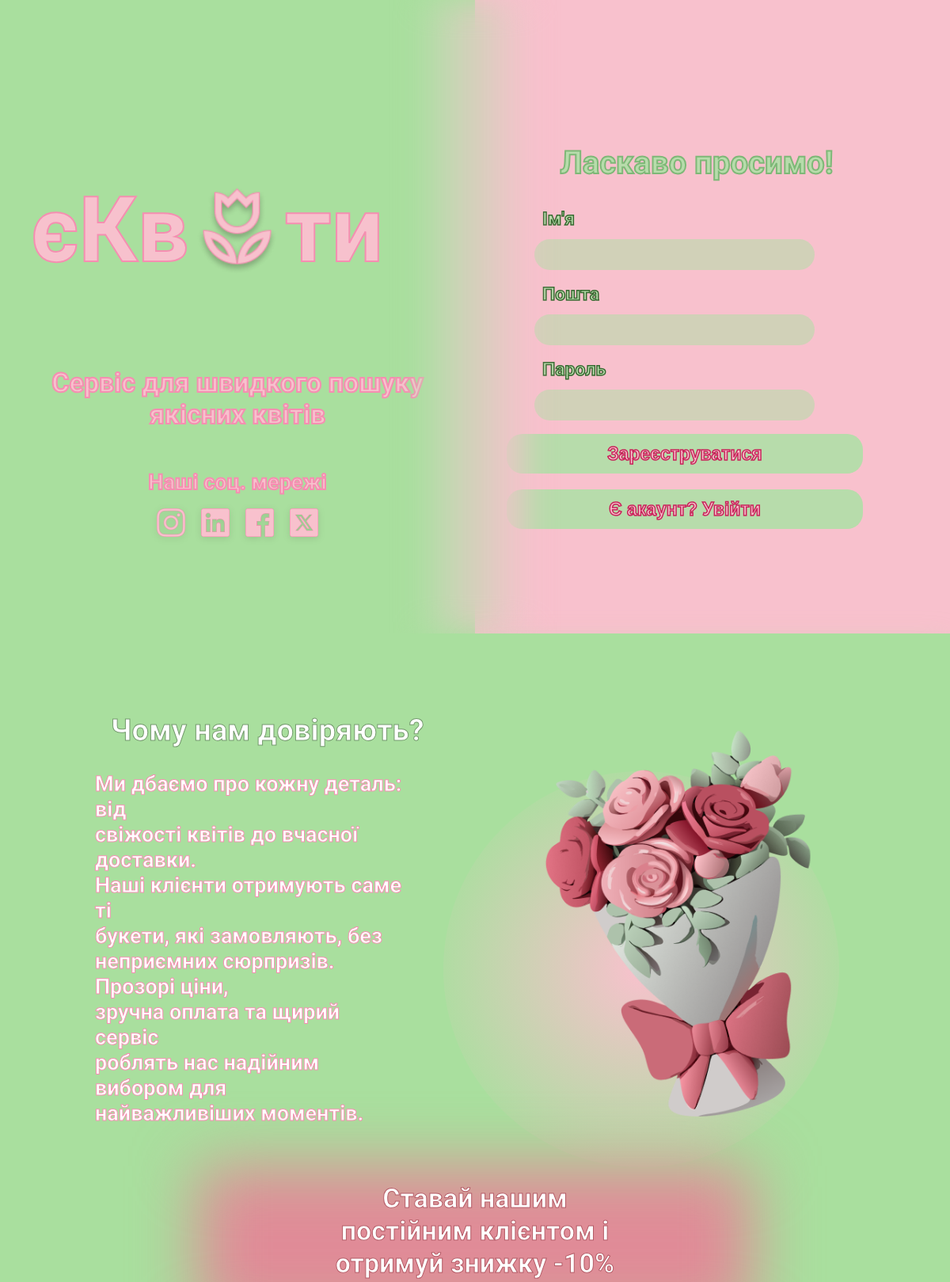
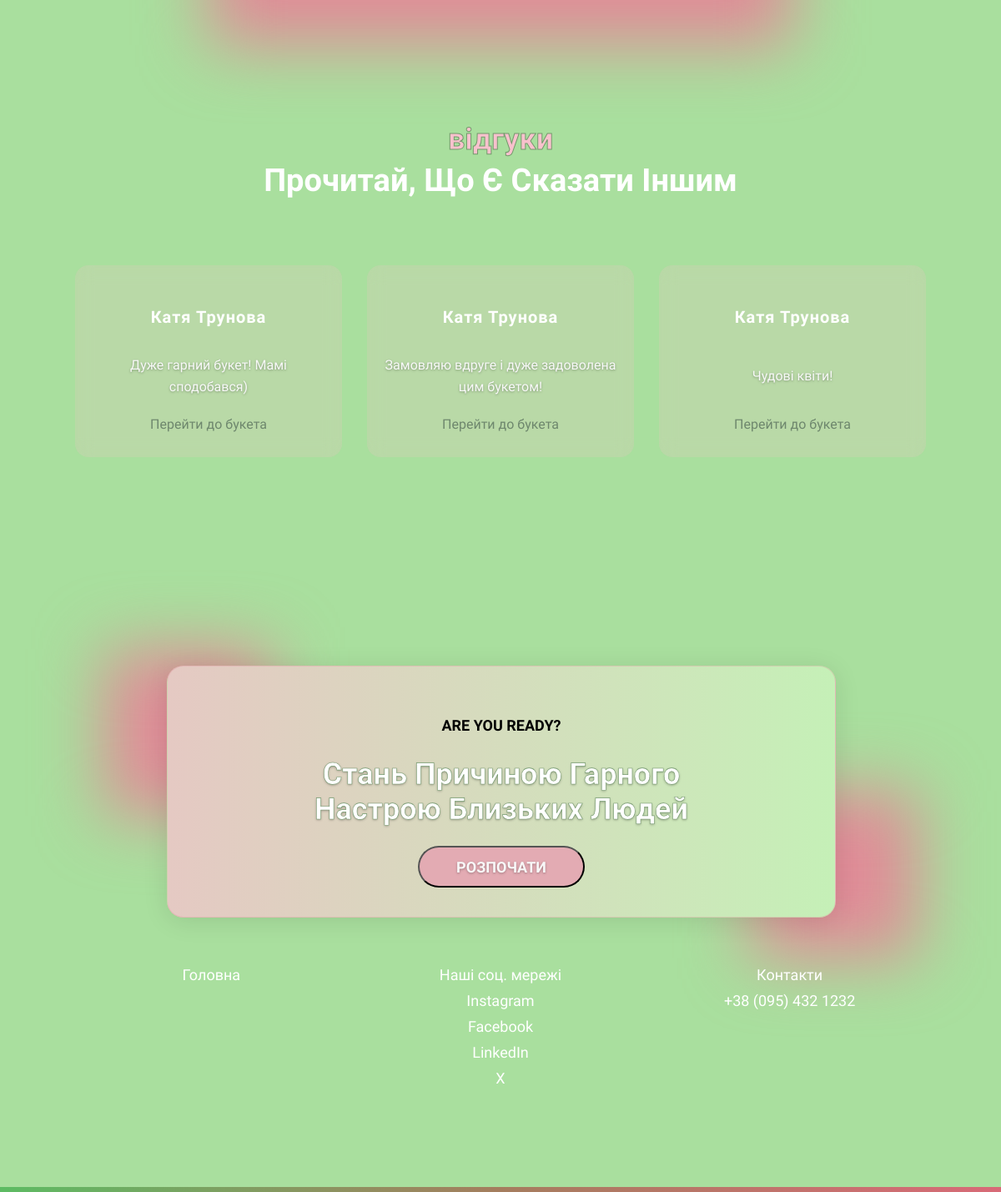
Page /registration/ on the committed database (2 pictures, top to bottom).
### shop/models.py (models this page shows, shortened)
class BouquetReview(models.Model):
    user = models.ForeignKey(settings.AUTH_USER_MODEL, on_delete=models.CASCADE)
    bouquet = models.ForeignKey(Bouquet, on_delete=models.CASCADE, related_name='reviews')
    text = models.TextField(verbose_name='Відгук')
    created_at = models.DateTimeField(auto_now_add=True)
    class Meta:
        ordering = ['-created_at']
        verbose_name = "Відгук"
        verbose_name_plural = "Відгуки"

### users/models.py (models this page shows, shortened)
class CustomUser(AbstractUser):
    username = None
    email = models.EmailField(unique=True, max_length=100)
    objects = CustomUserManager()
    groups = models.ManyToManyField(
        Group,
        related_name='customuser_set',
        blank=True,
        help_text='The groups this user belongs to. A user will get all permissions granted to each of their groups.',
        verbose_name='groups',
    )
    user_permissions = models.ManyToManyField(
        Permission,
        related_name='customuser_permissions',
        blank=True,
        help_text='Specific permissions for this user.',
        verbose_name='user permissions',
    )
    USERNAME_FIELD = 'email'
    REQUIRED_FIELDS = []

### shop/views.py (the view)
# urls.py: path('registration/', views.registration, name='registration'),
def registration(request):
    form = RegistrationForm(request.POST or None)
    if request.method == "POST" and form.is_valid():
        user = form.save(commit=False)
        user.set_password(form.cleaned_data['password'])
        user.save()
        login(request, user)
        return redirect('shop:profile')
    latest_reviews = BouquetReview.objects.select_related('bouquet').order_by('-created_at')[:3]
    return render(request, 'shop/registration.html', {
        'form': form,
        'latest_reviews': latest_reviews,
    })

### shop/forms.py
class RegistrationForm(forms.ModelForm):
    password = forms.CharField(
        widget=forms.PasswordInput(attrs={
            'name':'password'
        })
    )
    class Meta:
        model = CustomUser
        fields = ['first_name', 'email']
        widgets = {
            'first_name': forms.TextInput(attrs={'name': 'first_name'}),
            'email': forms.EmailInput(attrs={'name': 'email'}),
        }

### cart/context_processors.py (called while the page is built)
def cart(request):
    return {'cart': Cart(request)}

### shop/models.py (called while the page is built)
    def get_absolute_url(self):
        return reverse('shop:pro_tovar', args=[str(self.id)])

### templates/shop/registration.html (shortened to what this page needs)
<!doctype html>
<html lang="uk">
<head>
    {% load static %}
    <link rel="stylesheet" href="{% static "shop/css/registration.css" %}">
</head>
<body>
    <div class="container">
        <div class="left">
            <p class="logo">
                єКв
                <img src="{% static "shop/images/pinkVector.png" %}" alt="і" class="icon">
                ти
            </p>
            <h1>Сервіс для швидкого пошуку якісних квітів</h1>
            <h3>Наші соц. мережі</h3>
            <div class="socials">
                <a href="https://www.instagram.com/ekvity_ua?igsh=MWE0ZTFodTE5NWIzag=="><img src="{% static "shop/images/pink1.png" %}" alt="Instagram"></a>
                <a href="#"><img src="{% static "shop/images/pink2.png" %}" alt="LinkedIn"></a>
                <a href="#"><img src="{% static "shop/images/pink3.png" %}" alt="Facebook"></a>
                <a href="#"><img src="{% static "shop/images/pink4.png" %}" alt="X"></a>
            </div>
        </div>
        <div class="right">
            <h2>Ласкаво просимо!</h2>
            <form action="{% url "shop:registration" %}" method='POST'>
                <div class="form-group">
                    <label for="first_name">Ім'я</label>
                    {{form.first_name}}
                </div>
                <div class="form-group">
                    <label for="email">Пошта</label>
                    {{form.email}}
                </div>
                <div class="form-group">
                    <label for="password">Пароль</label>
                    {{form.password}}
                </div>
                <button class="login-btn" type='submit'>Зареєструватися</button>
            </form>
            <a href="{% url "shop:home" %}"><button class="register-btn">Є акаунт? Увійти</button></a>
        </div>
    </div>
    <div class="below">
        <h2>Чому нам довіряють?</h2>
        <div class="text-image">
            <img src="{% static "shop/images/Frame2.png" %}" alt="і" class="image">
            <p>
                Ми дбаємо про кожну деталь: від<br>
                свіжості квітів до вчасної доставки.<br>
                Наші клієнти отримують саме ті<br>
                букети, які замовляють, без<br>
                неприємних сюрпризів. Прозорі ціни,<br>
                зручна оплата та щирий сервіс<br>
                роблять нас надійним вибором для<br>
                найважливіших моментів.
            </p>
        </div>
        <div class="client">
            <h3>Ставай нашим<br> постійним клієнтом і<br> отримуй знижку -10%</h3>
        </div>
        <div class="reviews">
            <h3>відгуки</h4>
                <p>Прочитай, Що Є Сказати Іншим</p>
        </div>
        <div class="cards">
            {% for review in latest_reviews %}
                <div class="card">
                    <h4>{{ review.user.first_name }} {% if review.user.last_name %}{{review.user.last_name}}{% endif %}</h4>
                    <p>{{ review.text | truncatewords:25 }}</p>
                    <a href="{{ review.bouquet.get_absolute_url }}" class="review-link">Перейти до букета</a>
                </div>
            {% endfor %}
        </div>
        <div class="gradient-box-wrapper">
            <div class="fog fog1"></div>
            <div class="fog fog2"></div>
            <div class="gradient-box">
                <p class="gradient-p">ARE YOU READY?</p>
                <span class="gradient-text">Стань Причиною Гарного <br> Настрою Близьких Людей</span>
                <a href="{% url "shop:main" %}">
                    <button class="gradient-btn">РОЗПОЧАТИ</button>
                </a>
            </div>
        </div>
        <footer class="footer">
            <div class="footer-sec main-page">
                <li class="footer-list"><a href="{% url "shop:main" %}">Головна</a></li>
            </div>
            <div class="footer-sec socials">
                <p class="footer-list">Наші соц. мережі</p>
                <li class="footer-list"><a href="https://www.instagram.com/ekvity_ua?igsh=MWE0ZTFodTE5NWIzag==">Instagram</a></li>
                <li class="footer-list"><a href="#">Facebook</a></li>
                <li class="footer-list"><a href="#">LinkedIn</a></li>
                <li class="footer-list"><a href="#">X</a></li>
            </div>
            <div class="footer-sec contacts">
                <p class="footer-list">Контакти</p>
                <li class="footer-list"><a>+38 (095) 432 1232</a></li>
            </div>
        </footer>
    </div>
    <div class="footer-line"></div>
</body>
</html>

### rows in the picture
BouquetReview: user.first_name "Катя", user.last_name "Трунова", text "Дуже гарний букет! Мамі сподобався)"
BouquetReview: user.first_name "Катя", user.last_name "Трунова", text "Замовляю вдруге і дуже задоволена цим букетом!"
BouquetReview: user.first_name "Катя", user.last_name "Трунова", text "Чудові квіти!"
